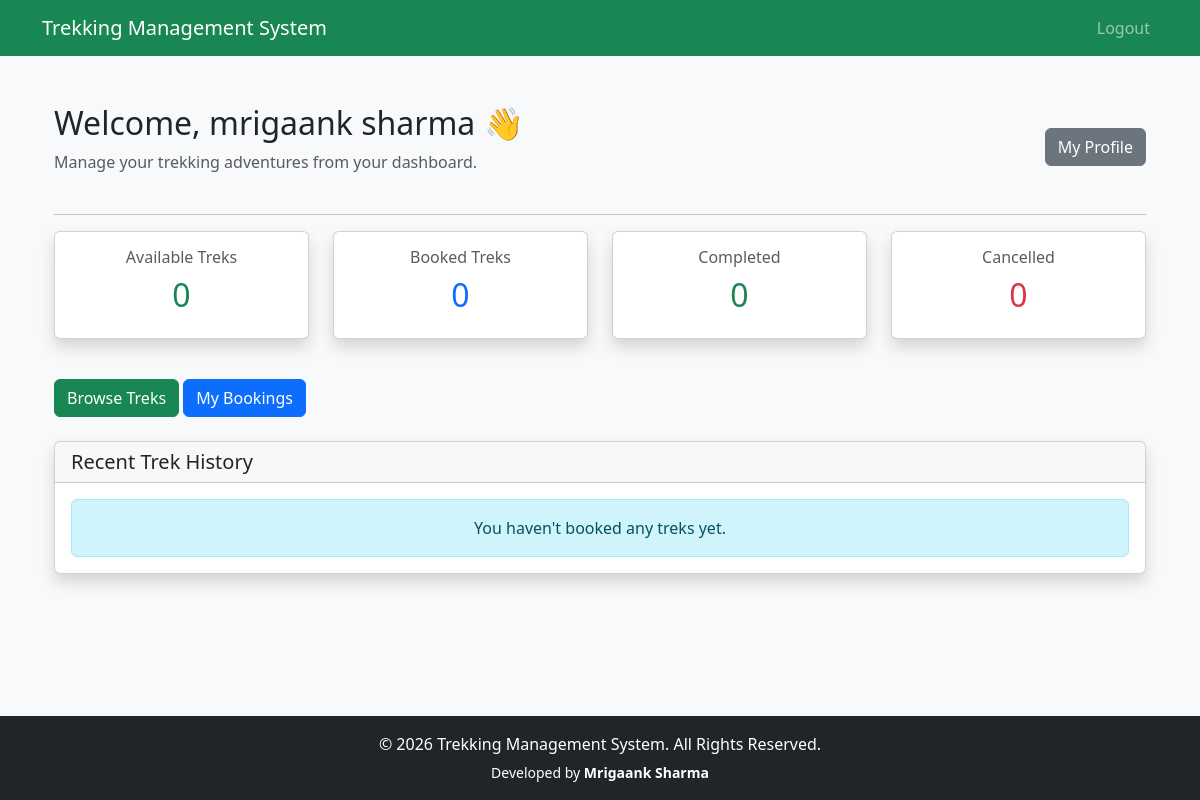
Before: /user/dashboard (signed in) with the older database file.
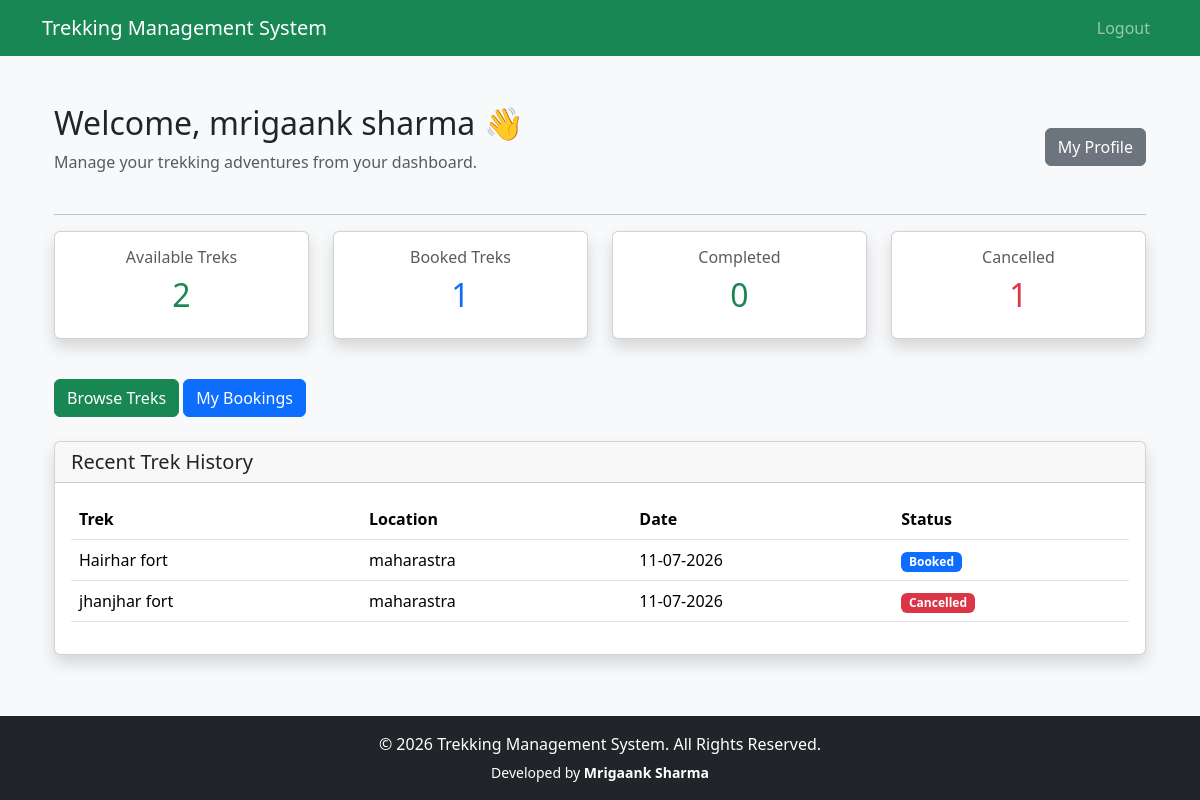
After: the same page with the newer database file.
### app/models.py (models this page shows)
class Booking(db.Model):
      __tablename__="bookings"
      __table_args__ = (
    db.UniqueConstraint(
        "user_id",
        "trek_id",
        name="unique_booking"
    ),
)
      id=db.Column(db.Integer,primary_key=True)
      bookings_date=db.Column(
            db.DateTime,
            default=datetime.utcnow
      )
      status=db.Column(
            db.String(20),
            default="Booked"
      )
      user_id=db.Column(
            db.Integer,
            db.ForeignKey("users.id")
      )
      trek_id=db.Column(
            db.Integer,
            db.ForeignKey("treks.id")
      )

class Trek(db.Model):
        __tablename__="treks"
        id=db.Column(db.Integer,primary_key=True)
        name=db.Column(db.String(100),nullable=False)
        location=db.Column(db.String(100),nullable=False)
        difficulty=db.Column(db.String(20),nullable=False)
        duration=db.Column(db.Integer)
        available_slots=db.Column(db.Integer)
        description=db.Column(db.Text)
        status=db.Column(
            db.String(20),
            default="Upcoming"
        )
        start_date=db.Column(db.Date)
        end_date=db.Column(db.Date)
        staff_id=db.Column(
            db.Integer,
            db.ForeignKey("users.id")
        )
        bookings=db.relationship(
            "Booking",
            backref="trek",
            lazy=True
        )
        price = db.Column(db.Float)
        image = db.Column(db.String(255))
        max_altitude = db.Column(db.Integer)
        meeting_point = db.Column(db.String(200))

### app/user/dashboard.py (the view)
@user_bp.route("/dashboard")
@login_required
@user_required
def dashboard():
    available_treks = Trek.query.filter_by(
        status="Open"
    ).count()
    booked_treks = Booking.query.filter_by(
        user_id=current_user.id,
        status="Booked"
    ).count()
    completed_treks = Booking.query.filter_by(
        user_id=current_user.id,
        status="Completed"
    ).count()
    cancelled_treks = Booking.query.filter_by(
        user_id=current_user.id,
        status="Cancelled"
    ).count()
    bookings = Booking.query.filter_by(
        user_id=current_user.id
    ).order_by(
        Booking.bookings_date.desc()
    ).all()
    return render_template(
        "users/dashboard.html",
        available_treks=available_treks,
        booked_treks=booked_treks,
        completed_treks=completed_treks,
        cancelled_treks=cancelled_treks,
        bookings=bookings
    )

### app/extensions.py (called while the page is built)
@login_manager.user_loader
def load_user(user_id):
    return User.query.get(int(user_id))

### app/templates/users/dashboard.html (shortened to what the changed rows need)
{% extends 'base.html' %}
{% block content %}
<div class="container mt-4">
    <div class="d-flex justify-content-between align-items-center mb-4">
        <div>
            <h2>
                Welcome, {{ current_user.name }} 👋
            </h2>
        </div>
    </div>
    <div class="row">
        <div class="col-md-3 mb-3">
            <div class="card shadow text-center">
                <div class="card-body">
                    <h6 class="text-muted">
                        Available Treks
                    </h6>
                    <h2 class="text-success">
                        {{ available_treks }}
                    </h2>
                </div>
            </div>
        </div>
        <div class="col-md-3 mb-3">
            <div class="card shadow text-center">
                <div class="card-body">
                    <h6 class="text-muted">
                        Booked Treks
                    </h6>
                    <h2 class="text-primary">
                        {{ booked_treks }}
                    </h2>
                </div>
            </div>
        </div>
        <div class="col-md-3 mb-3">
            <div class="card shadow text-center">
                <div class="card-body">
                    <h2 class="text-success">
                        {{ completed_treks }}
                    </h2>
                </div>
            </div>
        </div>
        <div class="col-md-3 mb-3">
            <div class="card shadow text-center">
                <div class="card-body">
                    <h6 class="text-muted">
                        Cancelled
                    </h6>
                    <h2 class="text-danger">
                        {{ cancelled_treks }}
                    </h2>
                </div>
            </div>
        </div>
    </div>
    <div class="card shadow">
        <div class="card-body">
            {% if bookings %}
            <table class="table table-hover">
                <thead>
                    <tr>
                        <th>Trek</th>
                        <th>Location</th>
                        <th>Date</th>
                        <th>Status</th>
                    </tr>
                </thead>
                <tbody>
                    {% for booking in bookings %}
                    <tr>
                        <td>
                            {{ booking.trek.name }}
                        </td>
                        <td>
                            {{ booking.trek.location }}
                        </td>
                        <td>
                            {{ booking.bookings_date.strftime('%d-%m-%Y') }}
                        </td>
                        <td>
                            {% if booking.status == "Booked" %}
                                <span class="badge bg-primary">
                                    Booked
                                </span>
                            {% elif booking.status == "Completed" %}
                                <span class="badge bg-success">
                                    Completed
                                </span>
                            {% elif booking.status == "Cancelled" %}
                                <span class="badge bg-danger">
                                    Cancelled
                                </span>
                            {% else %}
                                <span class="badge bg-secondary">
                                    {{ booking.status }}
                                </span>
                            {% endif %}
                        </td>
                    </tr>
                    {% endfor %}
                </tbody>
            </table>
            {% else %}
            <div class="alert alert-info text-center mb-0">
                You haven't booked any treks yet.
            </div>
            {% endif %}
        </div>
    </div>
</div>
{% endblock %}

Changed rows visible on the page:
added Booking: trek.name "Hairhar fort", trek.location "maharastra", bookings_date "11-07-2026", status "Booked"
added Booking: trek.name "jhanjhar fort", trek.location "maharastra", bookings_date "11-07-2026", status "Cancelled"
Other visible differences:
{{ available_treks }}: "0" → "2"
{{ booked_treks }}: "0" → "1"
{{ cancelled_treks }}: "0" → "1"
text no longer shown: "You haven't booked any treks yet."
text now shown: "Trek Location Date Status"
